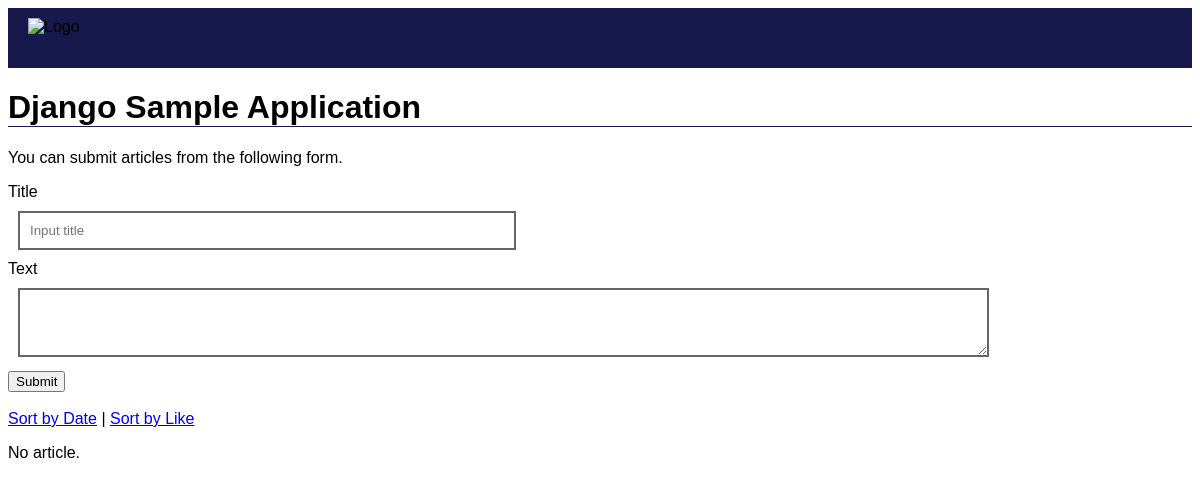
Page /?sort=like on the earlier database version.
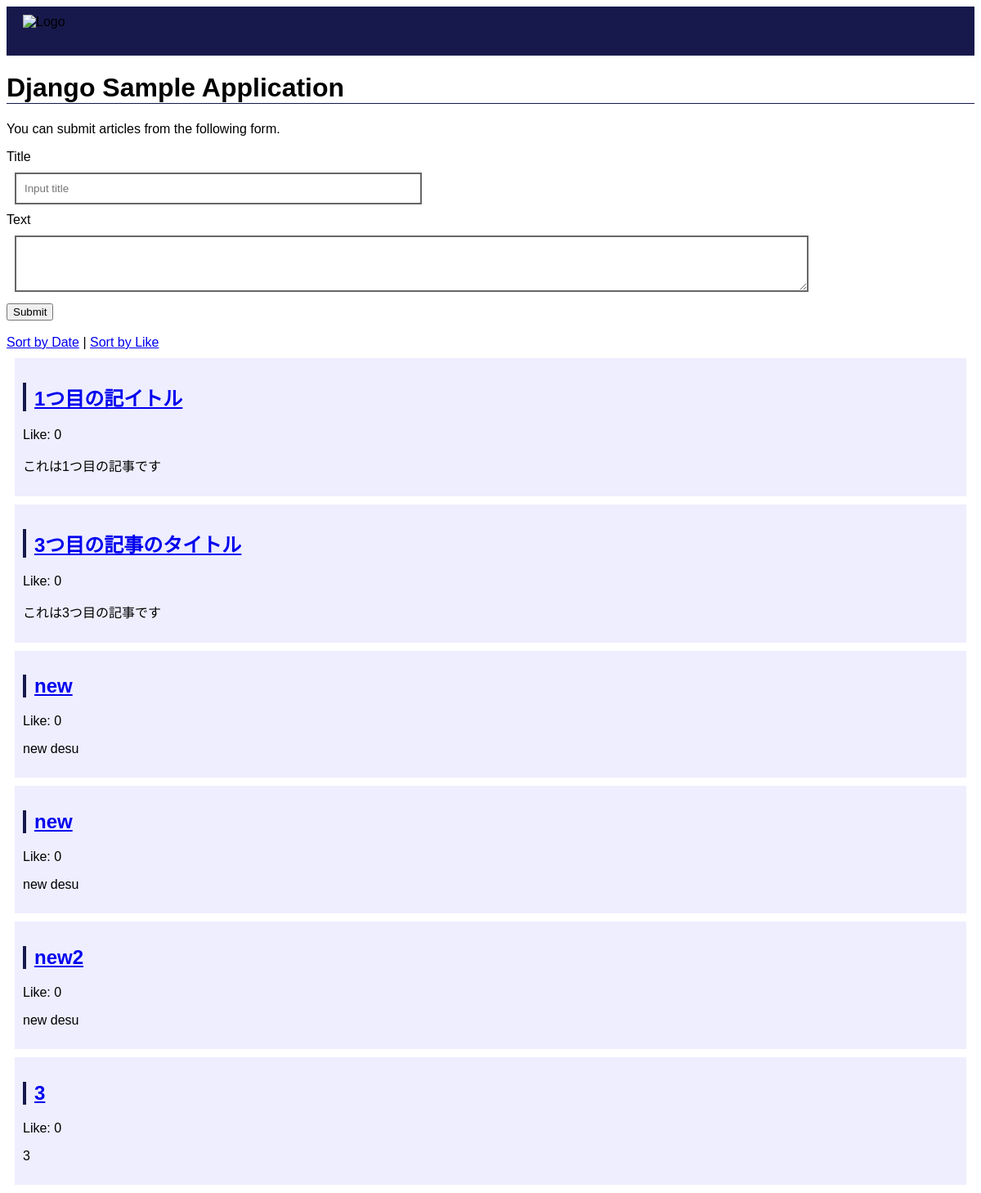
Same page on the later database version.
### blog/models.py (models this page shows, shortened)
class Article(models.Model):
    title = models.CharField(max_length=200)
    body = models.TextField()
    posted_at = models.DateTimeField(default=timezone.now)
    published_at = models.DateTimeField(blank=True, null=True)
    like = models.IntegerField(default=0)

### blog/views.py (the view)
# urls.py: path("", views.index, name="index"),
def index(request):
    if request.method == "POST":
        article = Article(title=request.POST["title"], body=request.POST["text"])
        article.save()
        return redirect(detail, article.id)
    if "sort" in request.GET:
        if request.GET["sort"] == "like":
            articles = Article.objects.order_by("-like")
        else:
            articles = Article.objects.order_by("-posted_at")
    else:
        articles = Article.objects.order_by("-posted_at")
    context = {
        "articles": articles,
    }
    return render(request, "blog/index.html", context)

### blog/templates/blog/index.html (shortened to what this page needs)
{% load static %}
<!DOCTYPE html>
<html>
  <head>
    <link href="{% static 'blog/css/defaul.css' %}" rel="stylesheet" />
  </head>
  <body>
    <div id="header">
      <img src="{% static 'blog/img/iniad.png' %}" alt="Logo" />
    </div>
    <h1>Django Sample Application</h1>
    <p>You can submit articles from the following form.</p>
    <form action="{% url 'index' %}" method="post">
      <div>
        <label for="titleInput">Title</label><br />
        <input
          id="titleInput"
          name="title"
          type="text"
          placeholder="Input title"
        />
      </div>
      <div>
        <label for="textInput">Text</label><br />
        <textarea id="textInput" name="text" rows="3"></textarea>
      </div>
      <div>
        <button type="submit">Submit</button>
      </div>
    </form>
    <br />
    <div>
      <a href="{% url 'index' %}?sort=date">Sort by Date</a> |
      <a href="{% url 'index' %}?sort=like">Sort by Like</a>
    </div>
    {% if articles %} {% for article in articles %}
    <div class="text">
      <h2>
        <a href="{% url 'detail' article.id %}">{{ article.title }}</a>
      </h2>
      <div>
        <a onclick="like({{ article.id }});">
          Like: <span id="like{{article.id}}">{{ article.like }}</span></a
        >
      </div>
      <div>{{ article.body | linebreaks }}</div>
    </div>
    {% endfor %} {% else %}
    <p>No article.</p>
    {% endif %}
  </body>
</html>

Differences in the rows shown:
added Article: title "1つ目の記イトル", like "0", body "これは1つ目の記事です"
added Article: title "3つ目の記事のタイトル", like "0", body "これは3つ目の記事です"
added Article: title "new", like "0", body "new desu"
added Article: title "new", like "0", body "new desu"
added Article: title "new2", like "0", body "new desu"
added Article: title "3", like "0", body "3"
Other differences:
text no longer shown: "No article."
